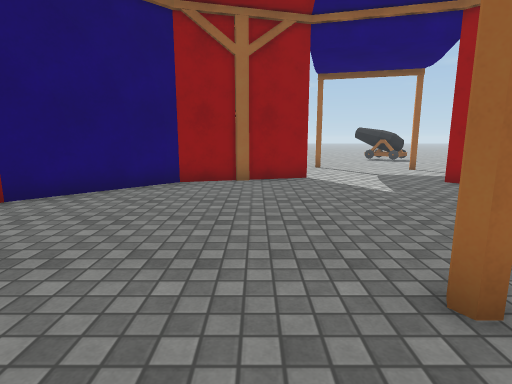
View 1 (above)

12 first-person views from a walk through a scene from a Unity 3-D project. The camera is 1.3 m above the floor, tilts 10° down and sees 80° across. The floor is counted in squares, 1 m on a side. Each view is taken from the middle of a square. On the plan, view 1 faces up. The plan holds only what a view shows up to about 14 squares ahead; the rest is blank. The place goes on beyond the plan. The player is left out. Surface patterns are stand-ins for the level's own textures.

View 2
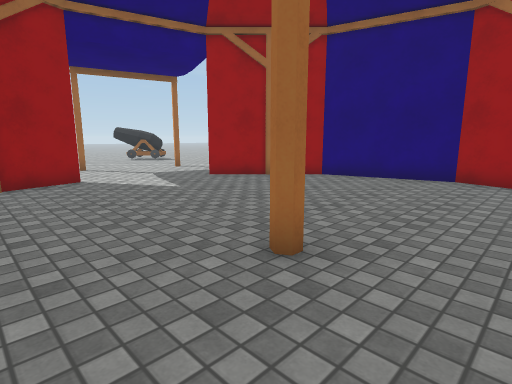

View 3
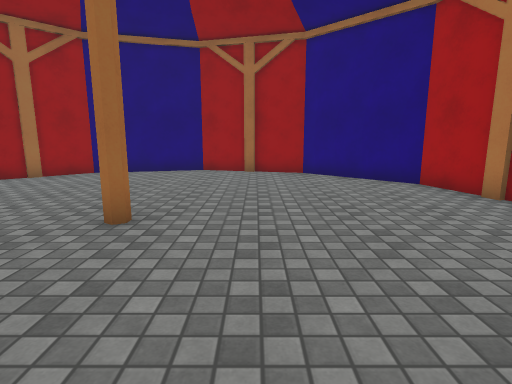

View 4
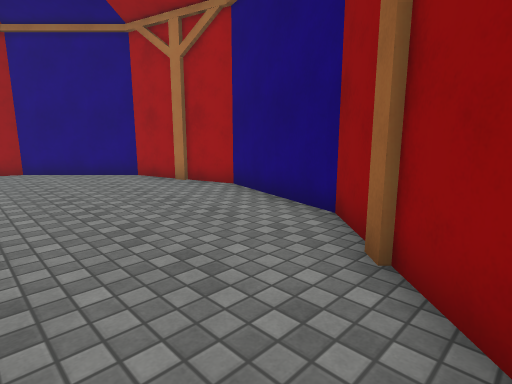

View 5
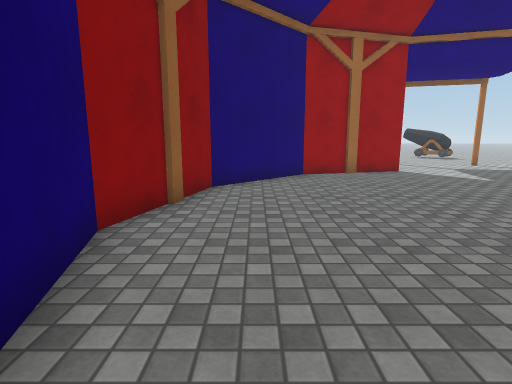

View 6
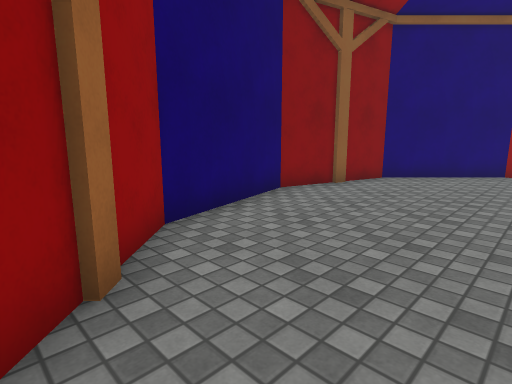

View 7
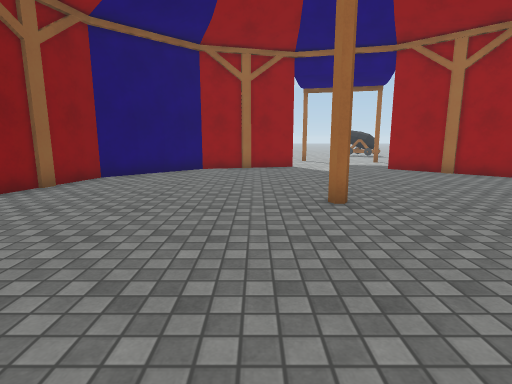

View 8
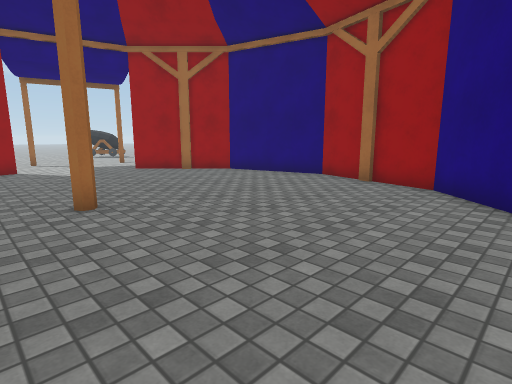

View 9
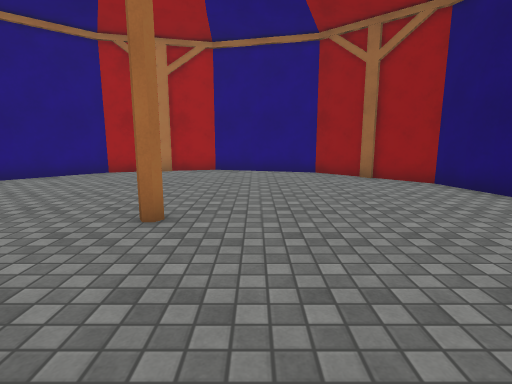

View 10
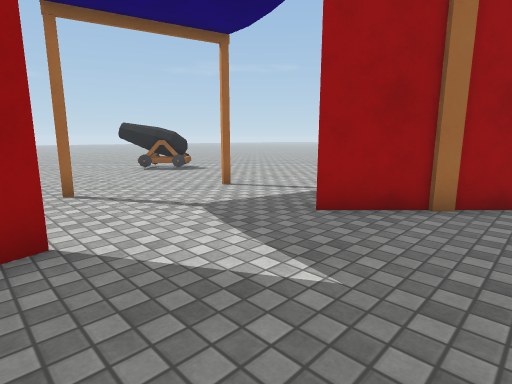

View 11
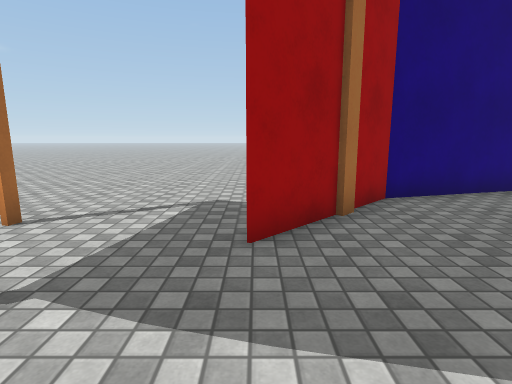

View 12
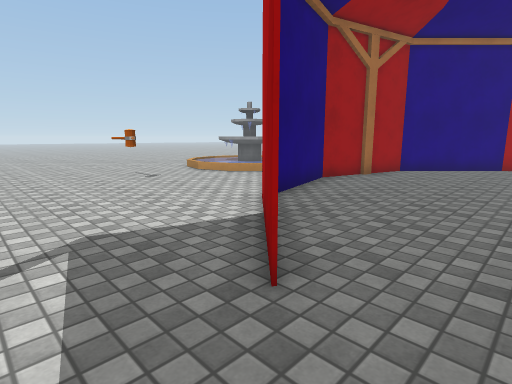

### Floor plan
Key: @ floor where view 1 was taken; # wall or solid block; . main floor; : floor 0.25 m higher than the main floor; / step, stairs or slope; P pillar; H hammer; F fountain; O other object.
Columns run from 6 left of view 1 to 21 right of it. Each row starts with its distance up from view 1.
 18          ....OOO   ....
 17          .....O.  .....
 16          ..............
 15          ..............
 14         .#.............
 13         .....#.........
 12         ...............
 11         ...............
 10       ##..................
  9    ###P.....#...............
  8   ##........##..............
  7  ##..........P#.....HH.....
  6  #............##..........
  5 ##.............#.........
  4 P..............#........
  3 #..............## ./:
  2 #.......#.......#   FF
  1 #..............##  FF
  0 #.....@........P
 -1 ##.............#
 -2  #............##
 -3  #P..........##
 -4   ##........##
 -5    #### .#P##
 -6        ###

Where each view was taken, in squares from view 1:
view 1: 0 up, 0 right, facing up
view 2: 0 up, 1 left, facing up-right
view 3: 0 up, 3 left, facing right
view 4: 0 up, 5 left, facing down-right
view 5: 2 down, 4 left, facing up
view 6: 4 down, 1 left, facing up-left
view 7: 4 down, 0 right, facing up
view 8: 4 down, 0 right, facing up-right
view 9: 7 up, 0 right, facing down
view 10: 6 up, 1 right, facing up-right
view 11: 9 up, 2 right, facing right
view 12: 11 up, 4 right, facing down-right
